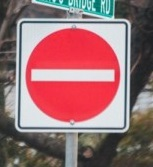
#> input picture rambu.jpg, 153 x 167 px
$ jupyter execute VK_Tresholding_Segmentation.ipynb
#> lines starting #> are read from the running program, lines starting #| are printed output that depends on the picture; after the words box and inside, x2 and y2 are one past the last pixel; in counts of white or black regions, pixels touching at a corner belong together
<a href="https://colab.research.google.com/github/Dzikronb/Segmentation-Tresholding-with-Python-in-Google-Collabs/blob/main/VK_Tresholding_Segmentation.ipynb" target="_parent"></a>

[cell 1]
import cv2
import numpy as np
from google.colab.patches import cv2_imshow

[cell 2]
image1 = cv2.imread('rambu.jpg')
#> image1 is the input picture: shape (167, 153, 3); mean B, G, R 113.7, 110.2, 151.5
cv2_imshow(image1)

[cell 3]
rambu_gray = cv2.cvtColor(image1, cv2.COLOR_BGR2GRAY)
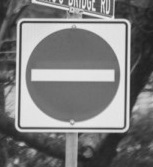
#> rambu_gray: shape (167, 153); min 29, max 237, mean 122.9

[cell 4]
cv2_imshow(rambu_gray)

[cell 5]
ret, thresh1 = cv2.threshold(rambu_gray, 120, 255, cv2.THRESH_BINARY)
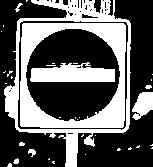
#> thresh1: shape (167, 153); 36.5% white; 36 white regions (27 under 20 px), largest, box (x1, y1, x2, y2) and area: (20, 23, 126, 128) 4211, (4, 0, 131, 167) 3185, (30, 62, 115, 82) 1272
ret, thresh2 = cv2.threshold(rambu_gray, 120, 255, cv2.THRESH_BINARY_INV)
ret, thresh3 = cv2.threshold(rambu_gray, 120, 255, cv2.THRESH_TRUNC)
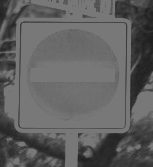
#> thresh3: shape (167, 153); min 29, max 120, mean 96.1
ret, thresh4 = cv2.threshold(rambu_gray, 120, 255, cv2.THRESH_TOZERO)
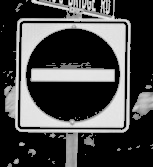
#> thresh4: shape (167, 153); min 0, max 237, mean 70.6
ret, thresh5 = cv2.threshold(rambu_gray, 120, 255, cv2.THRESH_TOZERO_INV)
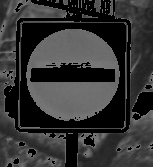
#> thresh5: shape (167, 153); min 0, max 120, mean 52.3
